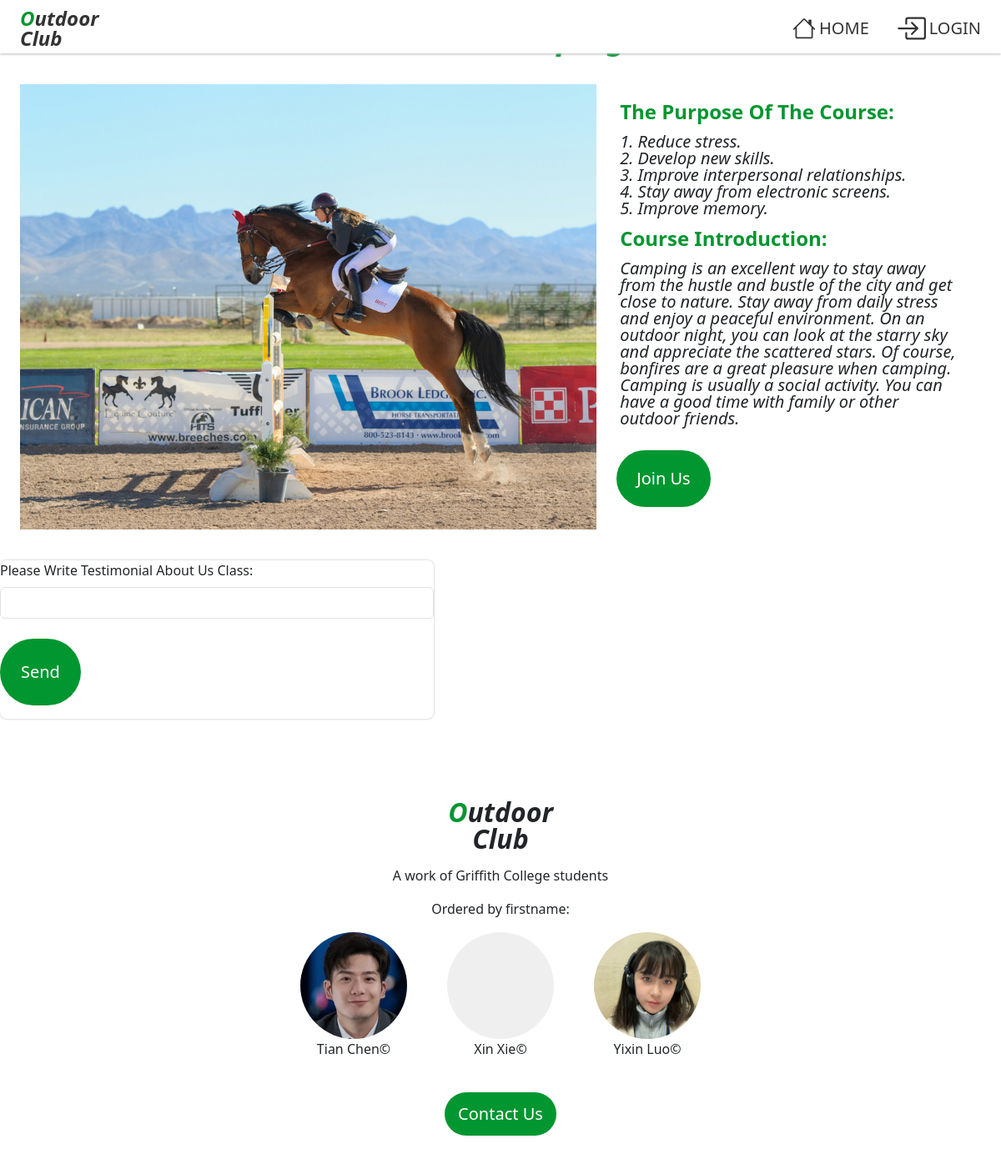
The page /classdetail.php?id=5 on the database its author committed.
### tables this page shows
create table if not exists classdetail(
  `id` INT UNIQUE AUTO_INCREMENT,
  `class_id` INT NOT NULL,
  `page_name` varchar(50) not null,
  `class_image` varchar(100) not null,
  `description` varchar(1000) not null,
  `class_detail` varchar(1000) not null,
  `del_flag` INT DEFAULT 0 NOT NULL,
  PRIMARY KEY(id),
  FOREIGN KEY(class_id) REFERENCES class(id)
);

### api/classdetail.php (called while the page is built)
<?php
    $id=$_GET['id'];
    include ("databaseVariables.php");
    $conn = new PDO("mysql:host=$servername", $username, $password);
    $conn->setAttribute(PDO::ATTR_ERRMODE, PDO::ERRMODE_EXCEPTION);
    $sql = "SELECT * FROM sewagroup.classdetail where id=$id";
    $result = $conn->query($sql);
    return $result;
?>

### classdetail.php (the view, shortened to what this page needs)
<!DOCTYPE html>
<html>
    <head>
        <link href="css/bootstrap.min.css" rel="stylesheet">
        <link rel="stylesheet" href="css/app.css" />
        <link rel="stylesheet" href="css/classdetail.css" />
    </head>
    <body id="classdetail" class="page-container d-flex flex-column">
        <?php include './app/views/header.php' ?>
        <?php
        include ("./api/classdetail.php");
        ?>
        <?php
            $id=$_GET['id'];
            $row = $result->fetch(PDO::FETCH_ORI_NEXT);
            $image = $row['class_image'];
            $description = $row['description'];
            $pname = $row['page_name'];
            $classdetail = $row['class_detail'];
        ?>
        <section class="classdetail-wrapper w-100">
            <section class="introduction align-items-center justify-content-left p-4">
                <p class="fs-1 mb-0 lh-1 fw-bold fst-italic me-5 text-center">
                    <span class="text-color-primary"><?php echo "$pname";?></span>
                </p>
                <section class="content d-flex align-items-center justify-content-left mt-4">
                    <?php echo "<img src='$image' class='picture d-block w-60 flow-img' alt='...'>";?>
                    <section class="p-4">
                        <p class="fs-4 mb-0 text-color-primary p-1"><b>The Purpose Of The Course:</b></p>
                        <p class="detail fs-5 mb-0 lh-1 fst-italic me-0 text-left p-1"><?php echo "$description";?></p>
                        <p class="fs-4 mb-0 text-color-primary p-1"><b>Course Introduction:</b></p>
                        <p class="fs-5 mb-0 lh-1 fst-italic me-0 text-left p-1">
                            <?php echo "$classdetail";?>
                        </p>
                        <a href=" " class="badge fw-medium rounded-pill bg-color-primary fs-5 mt-4 mb-3 p-4 text-decoration-none">Join Us</a>
                    </section>
                </section>
            </section>
            <section class="contentbody">
                <form method="POST" action="<?php echo htmlspecialchars($_SERVER["PHP_SELF"]).'?id='.$id; ?>">
                    <label for="content" class="form-label">Please Write Testimonial About Us Class:</label>
                    <input type="text" id="content" name="content" class="form-control">
                    <button type="submit" class="btn fw-medium rounded-pill bg-color-primary fs-5 mt-4 mb-3 p-4"> Send</button>
                </form>
            </section>
            <section class="testimonial align-items-center justify-content-left p-4 d-flex gap-4">
            </section>
        </section>
        <?php include './app/views/footer.php' ?>
    </body>
</html>

### css/app.css (style rules this page uses)
body { min-width: 320px; }
.page-container { padding-top: 4rem; }
.text-color-primary { color: #019630 !important; }
.bg-color-primary { background-color: #019630 !important; }

### css/classdetail.css (style rules this page uses)
#classdetail { padding-top: 0; min-height: 100vh; }
.content { width: 100%; }
.picture { width: 60%; }
.detail { white-space: pre-wrap; }
.btn { color: white; }

### rows shown on the page
classdetail: class_image (picture), description "1. Reduce stress. 2. Develop new skills. 3. Improve interpersonal relationships. 4. Stay away from electronic screens. 5. Improve memory.", class_detail "Camping is an excellent way to stay away from the hustle and bustle of the city and get close to nature. Stay away from daily stress and enjoy a peaceful environment. On an outdoor night, you can look at the starry sky and appreciate the scattered stars. Of course, bonfires are a great pleasure when camping. Camping is usually a social activity. You can have a good time with family or other outdoor friends."
